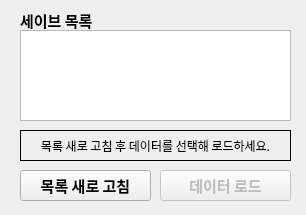
<?xml version="1.0" encoding="UTF-8"?>
<ui version="4.0">
 <class>Load_window</class>
 <widget class="QDialog" name="Load_window">
  <property name="windowModality">
   <enum>Qt::WindowModal</enum>
  </property>
  <property name="geometry">
   <rect>
    <x>0</x>
    <y>0</y>
    <width>306</width>
    <height>215</height>
   </rect>
  </property>
  <property name="sizePolicy">
   <sizepolicy hsizetype="Fixed" vsizetype="Fixed">
    <horstretch>0</horstretch>
    <verstretch>0</verstretch>
   </sizepolicy>
  </property>
  <property name="windowTitle">
   <string>Dialog</string>
  </property>
  <widget class="QListWidget" name="save_lst">
   <property name="geometry">
    <rect>
     <x>20</x>
     <y>30</y>
     <width>271</width>
     <height>91</height>
    </rect>
   </property>
  </widget>
  <widget class="QLabel" name="title">
   <property name="geometry">
    <rect>
     <x>20</x>
     <y>10</y>
     <width>81</width>
     <height>21</height>
    </rect>
   </property>
   <property name="font">
    <font>
     <family>나눔바른고딕</family>
     <pointsize>11</pointsize>
     <weight>75</weight>
     <bold>true</bold>
    </font>
   </property>
   <property name="text">
    <string>세이브 목록</string>
   </property>
  </widget>
  <widget class="QPushButton" name="load_btn">
   <property name="enabled">
    <bool>false</bool>
   </property>
   <property name="geometry">
    <rect>
     <x>160</x>
     <y>170</y>
     <width>131</width>
     <height>31</height>
    </rect>
   </property>
   <property name="font">
    <font>
     <family>나눔바른고딕</family>
     <pointsize>11</pointsize>
     <weight>75</weight>
     <bold>true</bold>
    </font>
   </property>
   <property name="text">
    <string>데이터 로드</string>
   </property>
  </widget>
  <widget class="QPushButton" name="re_btn">
   <property name="geometry">
    <rect>
     <x>20</x>
     <y>170</y>
     <width>131</width>
     <height>31</height>
    </rect>
   </property>
   <property name="font">
    <font>
     <family>나눔바른고딕</family>
     <pointsize>11</pointsize>
     <weight>75</weight>
     <bold>true</bold>
    </font>
   </property>
   <property name="text">
    <string>목록 새로 고침</string>
   </property>
  </widget>
  <widget class="QLabel" name="notice">
   <property name="geometry">
    <rect>
     <x>20</x>
     <y>130</y>
     <width>271</width>
     <height>31</height>
    </rect>
   </property>
   <property name="font">
    <font>
     <family>나눔스퀘어</family>
     <pointsize>9</pointsize>
     <weight>50</weight>
     <bold>false</bold>
    </font>
   </property>
   <property name="autoFillBackground">
    <bool>true</bool>
   </property>
   <property name="frameShape">
    <enum>QFrame::Box</enum>
   </property>
   <property name="lineWidth">
    <number>1</number>
   </property>
   <property name="text">
    <string>목록 새로 고침 후 데이터를 선택해 로드하세요.</string>
   </property>
   <property name="alignment">
    <set>Qt::AlignCenter</set>
   </property>
  </widget>
 </widget>
 <resources/>
 <connections/>
</ui>
